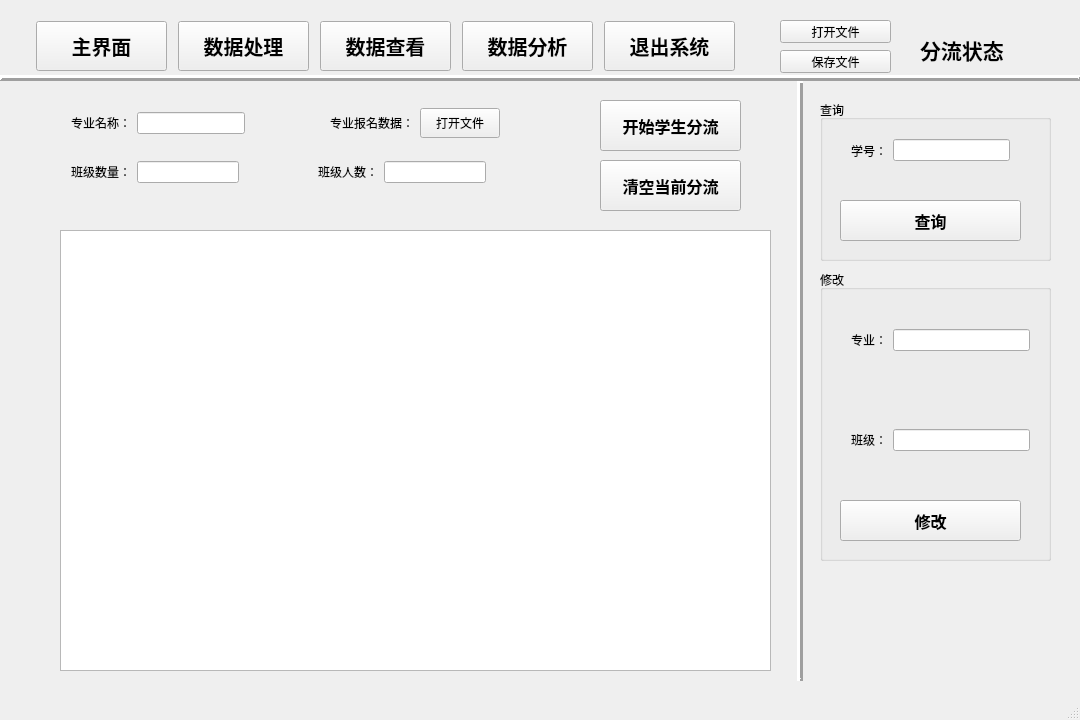
<?xml version="1.0" encoding="UTF-8"?>
<ui version="4.0">
 <class>DataStructProgramClass</class>
 <widget class="QMainWindow" name="DataStructProgramClass">
  <property name="geometry">
   <rect>
    <x>0</x>
    <y>0</y>
    <width>1080</width>
    <height>720</height>
   </rect>
  </property>
  <property name="minimumSize">
   <size>
    <width>1080</width>
    <height>720</height>
   </size>
  </property>
  <property name="maximumSize">
   <size>
    <width>1080</width>
    <height>720</height>
   </size>
  </property>
  <property name="windowTitle">
   <string>DataStructProgram</string>
  </property>
  <widget class="QWidget" name="centralWidget">
   <widget class="QWidget" name="horizontalLayoutWidget">
    <property name="geometry">
     <rect>
      <x>20</x>
      <y>10</y>
      <width>731</width>
      <height>71</height>
     </rect>
    </property>
    <layout class="QHBoxLayout" name="horizontalLayout">
     <item>
      <widget class="QPushButton" name="mainPB1">
       <property name="sizePolicy">
        <sizepolicy hsizetype="Fixed" vsizetype="Fixed">
         <horstretch>0</horstretch>
         <verstretch>0</verstretch>
        </sizepolicy>
       </property>
       <property name="minimumSize">
        <size>
         <width>131</width>
         <height>50</height>
        </size>
       </property>
       <property name="font">
        <font>
         <pointsize>15</pointsize>
         <weight>75</weight>
         <bold>true</bold>
        </font>
       </property>
       <property name="text">
        <string>主界面</string>
       </property>
      </widget>
     </item>
     <item>
      <widget class="QPushButton" name="mainPB2">
       <property name="sizePolicy">
        <sizepolicy hsizetype="Fixed" vsizetype="Fixed">
         <horstretch>0</horstretch>
         <verstretch>0</verstretch>
        </sizepolicy>
       </property>
       <property name="minimumSize">
        <size>
         <width>131</width>
         <height>50</height>
        </size>
       </property>
       <property name="font">
        <font>
         <pointsize>15</pointsize>
         <weight>75</weight>
         <bold>true</bold>
        </font>
       </property>
       <property name="text">
        <string>数据处理</string>
       </property>
      </widget>
     </item>
     <item>
      <widget class="QPushButton" name="mainPB3">
       <property name="sizePolicy">
        <sizepolicy hsizetype="Fixed" vsizetype="Fixed">
         <horstretch>0</horstretch>
         <verstretch>0</verstretch>
        </sizepolicy>
       </property>
       <property name="minimumSize">
        <size>
         <width>131</width>
         <height>50</height>
        </size>
       </property>
       <property name="font">
        <font>
         <pointsize>15</pointsize>
         <weight>75</weight>
         <bold>true</bold>
        </font>
       </property>
       <property name="text">
        <string>数据查看</string>
       </property>
      </widget>
     </item>
     <item>
      <widget class="QPushButton" name="mainPB4">
       <property name="sizePolicy">
        <sizepolicy hsizetype="Fixed" vsizetype="Fixed">
         <horstretch>0</horstretch>
         <verstretch>0</verstretch>
        </sizepolicy>
       </property>
       <property name="minimumSize">
        <size>
         <width>131</width>
         <height>50</height>
        </size>
       </property>
       <property name="font">
        <font>
         <pointsize>15</pointsize>
         <weight>75</weight>
         <bold>true</bold>
        </font>
       </property>
       <property name="text">
        <string>数据分析</string>
       </property>
      </widget>
     </item>
     <item>
      <widget class="QPushButton" name="mainPB5">
       <property name="sizePolicy">
        <sizepolicy hsizetype="Fixed" vsizetype="Fixed">
         <horstretch>0</horstretch>
         <verstretch>0</verstretch>
        </sizepolicy>
       </property>
       <property name="minimumSize">
        <size>
         <width>131</width>
         <height>50</height>
        </size>
       </property>
       <property name="font">
        <font>
         <pointsize>15</pointsize>
         <weight>75</weight>
         <bold>true</bold>
        </font>
       </property>
       <property name="text">
        <string>退出系统</string>
       </property>
      </widget>
     </item>
    </layout>
   </widget>
   <widget class="QStackedWidget" name="stackedWidget">
    <property name="geometry">
     <rect>
      <x>20</x>
      <y>80</y>
      <width>1041</width>
      <height>671</height>
     </rect>
    </property>
    <property name="font">
     <font>
      <weight>50</weight>
      <bold>false</bold>
     </font>
    </property>
    <property name="currentIndex">
     <number>1</number>
    </property>
    <widget class="QWidget" name="page1">
     <widget class="QTextEdit" name="textEdit">
      <property name="geometry">
       <rect>
        <x>50</x>
        <y>40</y>
        <width>941</width>
        <height>531</height>
       </rect>
      </property>
      <property name="html">
       <string>&lt;!DOCTYPE HTML PUBLIC &quot;-//W3C//DTD HTML 4.0//EN&quot; &quot;http://www.w3.org/TR/REC-html40/strict.dtd&quot;&gt;
&lt;html&gt;&lt;head&gt;&lt;meta name=&quot;qrichtext&quot; content=&quot;1&quot; /&gt;&lt;style type=&quot;text/css&quot;&gt;
p, li { white-space: pre-wrap; }
&lt;/style&gt;&lt;/head&gt;&lt;body style=&quot; font-family:'SimSun'; font-size:9pt; font-weight:400; font-style:normal;&quot;&gt;
&lt;p align=&quot;center&quot; style=&quot; margin-top:0px; margin-bottom:0px; margin-left:0px; margin-right:0px; -qt-block-indent:0; text-indent:0px;&quot;&gt;&lt;span style=&quot; font-family:'黑体'; font-size:36pt; font-weight:600;&quot;&gt;计算机专业大类分流软件设计&lt;/span&gt;&lt;/p&gt;
&lt;p align=&quot;center&quot; style=&quot; margin-top:0px; margin-bottom:0px; margin-left:0px; margin-right:0px; -qt-block-indent:0; text-indent:0px;&quot;&gt;&lt;span style=&quot; font-family:'宋体'; font-size:18pt;&quot;&gt;组长：刘文越&lt;/span&gt;&lt;/p&gt;
&lt;p align=&quot;center&quot; style=&quot; margin-top:0px; margin-bottom:0px; margin-left:0px; margin-right:0px; -qt-block-indent:0; text-indent:0px;&quot;&gt;&lt;span style=&quot; font-family:'宋体'; font-size:18pt;&quot;&gt;组员：王子卓，肖芷馨，孙翔，康旭&lt;/span&gt;&lt;/p&gt;
&lt;p align=&quot;center&quot; style=&quot;-qt-paragraph-type:empty; margin-top:0px; margin-bottom:0px; margin-left:0px; margin-right:0px; -qt-block-indent:0; text-indent:0px; font-family:'宋体'; font-size:18pt;&quot;&gt;&lt;br /&gt;&lt;/p&gt;
&lt;p style=&quot; margin-top:0px; margin-bottom:0px; margin-left:0px; margin-right:0px; -qt-block-indent:0; text-indent:0px;&quot;&gt;&lt;span style=&quot; font-family:'宋体'; font-size:18pt; font-weight:600;&quot;&gt;界面介绍：&lt;/span&gt;&lt;/p&gt;
&lt;p style=&quot; margin-top:0px; margin-bottom:0px; margin-left:0px; margin-right:0px; -qt-block-indent:0; text-indent:0px;&quot;&gt;&lt;span style=&quot; font-family:'宋体'; font-size:18pt;&quot;&gt;主界面：介绍软件功能&lt;/span&gt;&lt;/p&gt;
&lt;p style=&quot; margin-top:0px; margin-bottom:0px; margin-left:0px; margin-right:0px; -qt-block-indent:0; text-indent:0px;&quot;&gt;&lt;span style=&quot; font-family:'宋体'; font-size:18pt;&quot;&gt;数据处理：导入原始数据、修改分流后数据&lt;/span&gt;&lt;/p&gt;
&lt;p style=&quot; margin-top:0px; margin-bottom:0px; margin-left:0px; margin-right:0px; -qt-block-indent:0; text-indent:0px;&quot;&gt;&lt;span style=&quot; font-family:'宋体'; font-size:18pt;&quot;&gt;数据查看：分流后数据概览&lt;/span&gt;&lt;/p&gt;
&lt;p style=&quot; margin-top:0px; margin-bottom:0px; margin-left:0px; margin-right:0px; -qt-block-indent:0; text-indent:0px;&quot;&gt;&lt;span style=&quot; font-family:'宋体'; font-size:18pt;&quot;&gt;退出系统：退出系统&lt;/span&gt;&lt;/p&gt;
&lt;p style=&quot; margin-top:0px; margin-bottom:0px; margin-left:0px; margin-right:0px; -qt-block-indent:0; text-indent:0px;&quot;&gt;&lt;span style=&quot; font-family:'宋体'; font-size:18pt;&quot;&gt;分流状态：显示当前软件是否存在分流后数据&lt;/span&gt;&lt;/p&gt;
&lt;p style=&quot; margin-top:0px; margin-bottom:0px; margin-left:0px; margin-right:0px; -qt-block-indent:0; text-indent:0px;&quot;&gt;&lt;span style=&quot; font-family:'宋体'; font-size:18pt;&quot;&gt;打开文件：导入分流后的数据文件&lt;/span&gt;&lt;/p&gt;
&lt;p style=&quot; margin-top:0px; margin-bottom:0px; margin-left:0px; margin-right:0px; -qt-block-indent:0; text-indent:0px;&quot;&gt;&lt;span style=&quot; font-family:'宋体'; font-size:18pt;&quot;&gt;保存文件：当软件中存在分流后数据时保存为数据文件&lt;/span&gt;&lt;/p&gt;
&lt;p style=&quot;-qt-paragraph-type:empty; margin-top:0px; margin-bottom:0px; margin-left:0px; margin-right:0px; -qt-block-indent:0; text-indent:0px; font-family:'宋体'; font-size:18pt;&quot;&gt;&lt;br /&gt;&lt;/p&gt;
&lt;p style=&quot; margin-top:0px; margin-bottom:0px; margin-left:0px; margin-right:0px; -qt-block-indent:0; text-indent:0px;&quot;&gt;&lt;span style=&quot; font-family:'宋体'; font-size:18pt; font-weight:600;&quot;&gt;特别鸣谢&lt;/span&gt;&lt;/p&gt;
&lt;p style=&quot; margin-top:0px; margin-bottom:0px; margin-left:0px; margin-right:0px; -qt-block-indent:0; text-indent:0px;&quot;&gt;&lt;span style=&quot; font-family:'宋体'; font-size:18pt;&quot;&gt;慕晨老师对于本课程设计的支持与答疑解惑&lt;/span&gt;&lt;/p&gt;
&lt;p style=&quot;-qt-paragraph-type:empty; margin-top:0px; margin-bottom:0px; margin-left:0px; margin-right:0px; -qt-block-indent:0; text-indent:0px; font-family:'宋体'; font-size:18pt;&quot;&gt;&lt;br /&gt;&lt;/p&gt;
&lt;p align=&quot;right&quot; style=&quot; margin-top:0px; margin-bottom:0px; margin-left:0px; margin-right:0px; -qt-block-indent:0; text-indent:0px;&quot;&gt;&lt;span style=&quot; font-family:'宋体'; font-size:18pt;&quot;&gt;编写时间：&lt;/span&gt;&lt;/p&gt;
&lt;p align=&quot;right&quot; style=&quot; margin-top:0px; margin-bottom:0px; margin-left:0px; margin-right:0px; -qt-block-indent:0; text-indent:0px;&quot;&gt;&lt;span style=&quot; font-family:'宋体'; font-size:18pt;&quot;&gt;2022/12/18&lt;/span&gt;&lt;/p&gt;&lt;/body&gt;&lt;/html&gt;</string>
      </property>
     </widget>
    </widget>
    <widget class="QWidget" name="page2">
     <widget class="QPushButton" name="P2_PBstartDiver">
      <property name="geometry">
       <rect>
        <x>580</x>
        <y>20</y>
        <width>141</width>
        <height>51</height>
       </rect>
      </property>
      <property name="font">
       <font>
        <family>微软雅黑</family>
        <pointsize>12</pointsize>
        <weight>75</weight>
        <bold>true</bold>
       </font>
      </property>
      <property name="text">
       <string>开始学生分流</string>
      </property>
     </widget>
     <widget class="QWidget" name="verticalLayoutWidget">
      <property name="geometry">
       <rect>
        <x>40</x>
        <y>0</y>
        <width>531</width>
        <height>131</height>
       </rect>
      </property>
      <layout class="QVBoxLayout" name="verticalLayout">
       <item>
        <layout class="QHBoxLayout" name="horizontalLayout_3">
         <item>
          <widget class="QLabel" name="label">
           <property name="text">
            <string>专业名称：</string>
           </property>
          </widget>
         </item>
         <item>
          <widget class="QLineEdit" name="P2_LEname">
           <property name="sizePolicy">
            <sizepolicy hsizetype="Expanding" vsizetype="Fixed">
             <horstretch>0</horstretch>
             <verstretch>0</verstretch>
            </sizepolicy>
           </property>
          </widget>
         </item>
         <item>
          <spacer name="horizontalSpacer_3">
           <property name="orientation">
            <enum>Qt::Horizontal</enum>
           </property>
           <property name="sizeHint" stdset="0">
            <size>
             <width>40</width>
             <height>20</height>
            </size>
           </property>
          </spacer>
         </item>
         <item>
          <layout class="QHBoxLayout" name="horizontalLayout_4">
           <item>
            <widget class="QLabel" name="label_4">
             <property name="text">
              <string>专业报名数据：</string>
             </property>
            </widget>
           </item>
           <item>
            <widget class="QPushButton" name="P2_PBopenFile">
             <property name="minimumSize">
              <size>
               <width>0</width>
               <height>30</height>
              </size>
             </property>
             <property name="text">
              <string>打开文件</string>
             </property>
            </widget>
           </item>
           <item>
            <spacer name="horizontalSpacer_4">
             <property name="orientation">
              <enum>Qt::Horizontal</enum>
             </property>
             <property name="sizeHint" stdset="0">
              <size>
               <width>80</width>
               <height>20</height>
              </size>
             </property>
            </spacer>
           </item>
          </layout>
         </item>
        </layout>
       </item>
       <item>
        <layout class="QHBoxLayout" name="horizontalLayout_2">
         <item>
          <widget class="QLabel" name="label_2">
           <property name="text">
            <string>班级数量：</string>
           </property>
          </widget>
         </item>
         <item>
          <widget class="QLineEdit" name="P2_LEclassNum"/>
         </item>
         <item>
          <spacer name="horizontalSpacer_2">
           <property name="orientation">
            <enum>Qt::Horizontal</enum>
           </property>
           <property name="sizeHint" stdset="0">
            <size>
             <width>80</width>
             <height>20</height>
            </size>
           </property>
          </spacer>
         </item>
         <item>
          <widget class="QLabel" name="label_3">
           <property name="text">
            <string>班级人数：</string>
           </property>
          </widget>
         </item>
         <item>
          <widget class="QLineEdit" name="P2_LEstuNum"/>
         </item>
         <item>
          <spacer name="horizontalSpacer">
           <property name="orientation">
            <enum>Qt::Horizontal</enum>
           </property>
           <property name="sizeHint" stdset="0">
            <size>
             <width>100</width>
             <height>20</height>
            </size>
           </property>
          </spacer>
         </item>
        </layout>
       </item>
      </layout>
     </widget>
     <widget class="QTableWidget" name="tableWidget">
      <property name="geometry">
       <rect>
        <x>40</x>
        <y>150</y>
        <width>711</width>
        <height>441</height>
       </rect>
      </property>
     </widget>
     <widget class="QPushButton" name="P2_PBclearDiver">
      <property name="geometry">
       <rect>
        <x>580</x>
        <y>80</y>
        <width>141</width>
        <height>51</height>
       </rect>
      </property>
      <property name="font">
       <font>
        <family>微软雅黑</family>
        <pointsize>12</pointsize>
        <weight>75</weight>
        <bold>true</bold>
       </font>
      </property>
      <property name="text">
       <string>清空当前分流</string>
      </property>
     </widget>
     <widget class="Line" name="line">
      <property name="geometry">
       <rect>
        <x>770</x>
        <y>0</y>
        <width>20</width>
        <height>601</height>
       </rect>
      </property>
      <property name="frameShadow">
       <enum>QFrame::Raised</enum>
      </property>
      <property name="lineWidth">
       <number>3</number>
      </property>
      <property name="orientation">
       <enum>Qt::Vertical</enum>
      </property>
     </widget>
     <widget class="QGroupBox" name="groupBox">
      <property name="geometry">
       <rect>
        <x>800</x>
        <y>20</y>
        <width>231</width>
        <height>161</height>
       </rect>
      </property>
      <property name="title">
       <string>查询</string>
      </property>
      <widget class="QWidget" name="horizontalLayoutWidget_5">
       <property name="geometry">
        <rect>
         <x>20</x>
         <y>20</y>
         <width>181</width>
         <height>61</height>
        </rect>
       </property>
       <layout class="QHBoxLayout" name="horizontalLayout_8">
        <item>
         <widget class="QLabel" name="label_13">
          <property name="text">
           <string>学号：</string>
          </property>
         </widget>
        </item>
        <item>
         <widget class="QLineEdit" name="P2_LE_IDQuery"/>
        </item>
       </layout>
      </widget>
      <widget class="QPushButton" name="P2_PBQuery">
       <property name="geometry">
        <rect>
         <x>20</x>
         <y>100</y>
         <width>181</width>
         <height>41</height>
        </rect>
       </property>
       <property name="font">
        <font>
         <family>微软雅黑</family>
         <pointsize>12</pointsize>
         <weight>75</weight>
         <bold>true</bold>
        </font>
       </property>
       <property name="text">
        <string>查询</string>
       </property>
      </widget>
     </widget>
     <widget class="QGroupBox" name="groupBox_2">
      <property name="geometry">
       <rect>
        <x>800</x>
        <y>190</y>
        <width>231</width>
        <height>291</height>
       </rect>
      </property>
      <property name="title">
       <string>修改</string>
      </property>
      <widget class="QPushButton" name="P2_PBModify">
       <property name="geometry">
        <rect>
         <x>20</x>
         <y>230</y>
         <width>181</width>
         <height>41</height>
        </rect>
       </property>
       <property name="font">
        <font>
         <family>微软雅黑</family>
         <pointsize>12</pointsize>
         <weight>75</weight>
         <bold>true</bold>
        </font>
       </property>
       <property name="text">
        <string>修改</string>
       </property>
      </widget>
      <widget class="QWidget" name="horizontalLayoutWidget_7">
       <property name="geometry">
        <rect>
         <x>20</x>
         <y>130</y>
         <width>201</width>
         <height>80</height>
        </rect>
       </property>
       <layout class="QHBoxLayout" name="horizontalLayout_10">
        <item>
         <widget class="QLabel" name="label_15">
          <property name="text">
           <string>班级：</string>
          </property>
         </widget>
        </item>
        <item>
         <widget class="QLineEdit" name="P2_LEclassModify"/>
        </item>
       </layout>
      </widget>
      <widget class="QWidget" name="horizontalLayoutWidget_6">
       <property name="geometry">
        <rect>
         <x>20</x>
         <y>30</y>
         <width>201</width>
         <height>80</height>
        </rect>
       </property>
       <layout class="QHBoxLayout" name="horizontalLayout_9">
        <item>
         <widget class="QLabel" name="label_14">
          <property name="text">
           <string>专业：</string>
          </property>
         </widget>
        </item>
        <item>
         <widget class="QLineEdit" name="P2_LEmajorModify"/>
        </item>
       </layout>
      </widget>
     </widget>
    </widget>
    <widget class="QWidget" name="page3">
     <widget class="QTableWidget" name="P3_tableWidget">
      <property name="geometry">
       <rect>
        <x>20</x>
        <y>70</y>
        <width>981</width>
        <height>521</height>
       </rect>
      </property>
     </widget>
     <widget class="QWidget" name="horizontalLayoutWidget_2">
      <property name="geometry">
       <rect>
        <x>20</x>
        <y>10</y>
        <width>631</width>
        <height>41</height>
       </rect>
      </property>
      <layout class="QHBoxLayout" name="horizontalLayout_5">
       <item>
        <widget class="QLabel" name="label_8">
         <property name="text">
          <string>专业：</string>
         </property>
        </widget>
       </item>
       <item>
        <widget class="QLineEdit" name="P3_LElimitedMajor"/>
       </item>
       <item>
        <widget class="QLabel" name="label_6">
         <property name="text">
          <string>班级：</string>
         </property>
        </widget>
       </item>
       <item>
        <widget class="QLineEdit" name="P3_LElimitedClass"/>
       </item>
       <item>
        <widget class="QLabel" name="label_10">
         <property name="text">
          <string>排名：</string>
         </property>
        </widget>
       </item>
       <item>
        <widget class="QLineEdit" name="P3_LElimitedRank"/>
       </item>
       <item>
        <widget class="QLabel" name="label_9">
         <property name="text">
          <string>学号：</string>
         </property>
        </widget>
       </item>
       <item>
        <widget class="QLineEdit" name="P3_LElimitedID"/>
       </item>
       <item>
        <widget class="QLabel" name="label_7">
         <property name="text">
          <string/>
         </property>
        </widget>
       </item>
      </layout>
     </widget>
     <widget class="QPushButton" name="P3_PBstartFilt">
      <property name="geometry">
       <rect>
        <x>830</x>
        <y>10</y>
        <width>141</width>
        <height>41</height>
       </rect>
      </property>
      <property name="font">
       <font>
        <family>微软雅黑</family>
        <pointsize>18</pointsize>
        <weight>75</weight>
        <bold>true</bold>
       </font>
      </property>
      <property name="text">
       <string>筛选</string>
      </property>
     </widget>
    </widget>
    <widget class="QWidget" name="page4">
     <widget class="QTableWidget" name="P4_tableWidget">
      <property name="geometry">
       <rect>
        <x>70</x>
        <y>110</y>
        <width>881</width>
        <height>461</height>
       </rect>
      </property>
     </widget>
     <widget class="QWidget" name="horizontalLayoutWidget_3">
      <property name="geometry">
       <rect>
        <x>70</x>
        <y>20</y>
        <width>431</width>
        <height>31</height>
       </rect>
      </property>
      <layout class="QHBoxLayout" name="horizontalLayout_6">
       <item>
        <widget class="QLabel" name="label_11">
         <property name="text">
          <string>输入班级：</string>
         </property>
        </widget>
       </item>
       <item>
        <widget class="QLineEdit" name="P4_LEclass"/>
       </item>
      </layout>
     </widget>
     <widget class="QWidget" name="horizontalLayoutWidget_4">
      <property name="geometry">
       <rect>
        <x>70</x>
        <y>50</y>
        <width>431</width>
        <height>31</height>
       </rect>
      </property>
      <layout class="QHBoxLayout" name="horizontalLayout_7">
       <item>
        <widget class="QLabel" name="label_12">
         <property name="text">
          <string>输入专业：</string>
         </property>
        </widget>
       </item>
       <item>
        <widget class="QLineEdit" name="P4_LEmajor"/>
       </item>
      </layout>
     </widget>
     <widget class="QPushButton" name="P4_PBanalyse">
      <property name="geometry">
       <rect>
        <x>560</x>
        <y>20</y>
        <width>161</width>
        <height>61</height>
       </rect>
      </property>
      <property name="font">
       <font>
        <family>微软雅黑</family>
        <pointsize>18</pointsize>
        <weight>75</weight>
        <bold>true</bold>
       </font>
      </property>
      <property name="text">
       <string>分析</string>
      </property>
     </widget>
     <widget class="QTextEdit" name="textEdit_2">
      <property name="geometry">
       <rect>
        <x>760</x>
        <y>20</y>
        <width>191</width>
        <height>61</height>
       </rect>
      </property>
      <property name="html">
       <string>&lt;!DOCTYPE HTML PUBLIC &quot;-//W3C//DTD HTML 4.0//EN&quot; &quot;http://www.w3.org/TR/REC-html40/strict.dtd&quot;&gt;
&lt;html&gt;&lt;head&gt;&lt;meta name=&quot;qrichtext&quot; content=&quot;1&quot; /&gt;&lt;style type=&quot;text/css&quot;&gt;
p, li { white-space: pre-wrap; }
&lt;/style&gt;&lt;/head&gt;&lt;body style=&quot; font-family:'SimSun'; font-size:9pt; font-weight:400; font-style:normal;&quot;&gt;
&lt;p style=&quot; margin-top:0px; margin-bottom:0px; margin-left:0px; margin-right:0px; -qt-block-indent:0; text-indent:0px;&quot;&gt;查询格式需将班级或专业名称按照‘;’分隔开&lt;/p&gt;
&lt;p style=&quot; margin-top:0px; margin-bottom:0px; margin-left:0px; margin-right:0px; -qt-block-indent:0; text-indent:0px;&quot;&gt;例：专业1;专业2;专业3;专业4&lt;/p&gt;&lt;/body&gt;&lt;/html&gt;</string>
      </property>
     </widget>
    </widget>
   </widget>
   <widget class="QPushButton" name="systemOpenFile">
    <property name="geometry">
     <rect>
      <x>780</x>
      <y>20</y>
      <width>111</width>
      <height>23</height>
     </rect>
    </property>
    <property name="text">
     <string>打开文件</string>
    </property>
   </widget>
   <widget class="QPushButton" name="systemSaveFile">
    <property name="geometry">
     <rect>
      <x>780</x>
      <y>50</y>
      <width>111</width>
      <height>23</height>
     </rect>
    </property>
    <property name="text">
     <string>保存文件</string>
    </property>
   </widget>
   <widget class="QStackedWidget" name="systemState">
    <property name="geometry">
     <rect>
      <x>1000</x>
      <y>10</y>
      <width>61</width>
      <height>61</height>
     </rect>
    </property>
    <property name="currentIndex">
     <number>0</number>
    </property>
    <widget class="QWidget" name="page">
     <widget class="QLabel" name="systemIsTrue">
      <property name="geometry">
       <rect>
        <x>20</x>
        <y>20</y>
        <width>31</width>
        <height>31</height>
       </rect>
      </property>
      <property name="text">
       <string/>
      </property>
      <property name="pixmap">
       <pixmap resource="DataStructProgram.qrc">:/DataStructProgram/false.png</pixmap>
      </property>
      <property name="scaledContents">
       <bool>true</bool>
      </property>
     </widget>
    </widget>
    <widget class="QWidget" name="page_2">
     <widget class="QLabel" name="systemIsFalse">
      <property name="geometry">
       <rect>
        <x>20</x>
        <y>20</y>
        <width>31</width>
        <height>31</height>
       </rect>
      </property>
      <property name="text">
       <string/>
      </property>
      <property name="pixmap">
       <pixmap resource="DataStructProgram.qrc">:/DataStructProgram/true.png</pixmap>
      </property>
      <property name="scaledContents">
       <bool>true</bool>
      </property>
     </widget>
    </widget>
   </widget>
   <widget class="QLabel" name="label_5">
    <property name="geometry">
     <rect>
      <x>920</x>
      <y>30</y>
      <width>101</width>
      <height>41</height>
     </rect>
    </property>
    <property name="text">
     <string>&lt;html&gt;&lt;head/&gt;&lt;body&gt;&lt;p&gt;&lt;span style=&quot; font-size:16pt; font-weight:600;&quot;&gt;分流状态&lt;/span&gt;&lt;/p&gt;&lt;/body&gt;&lt;/html&gt;</string>
    </property>
   </widget>
   <widget class="Line" name="line_2">
    <property name="geometry">
     <rect>
      <x>0</x>
      <y>70</y>
      <width>1081</width>
      <height>16</height>
     </rect>
    </property>
    <property name="frameShadow">
     <enum>QFrame::Raised</enum>
    </property>
    <property name="lineWidth">
     <number>3</number>
    </property>
    <property name="orientation">
     <enum>Qt::Horizontal</enum>
    </property>
   </widget>
  </widget>
  <widget class="QStatusBar" name="statusBar"/>
 </widget>
 <layoutdefault spacing="6" margin="11"/>
 <resources>
  <include location="DataStructProgram.qrc"/>
 </resources>
 <connections/>
</ui>
